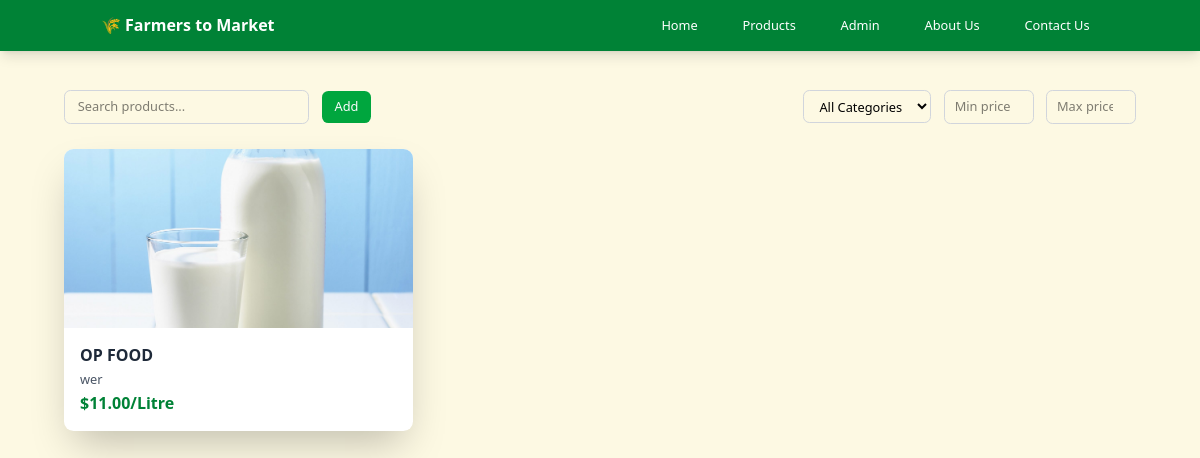
The page /users/profile/my-products (signed in) on the database as committed earlier.
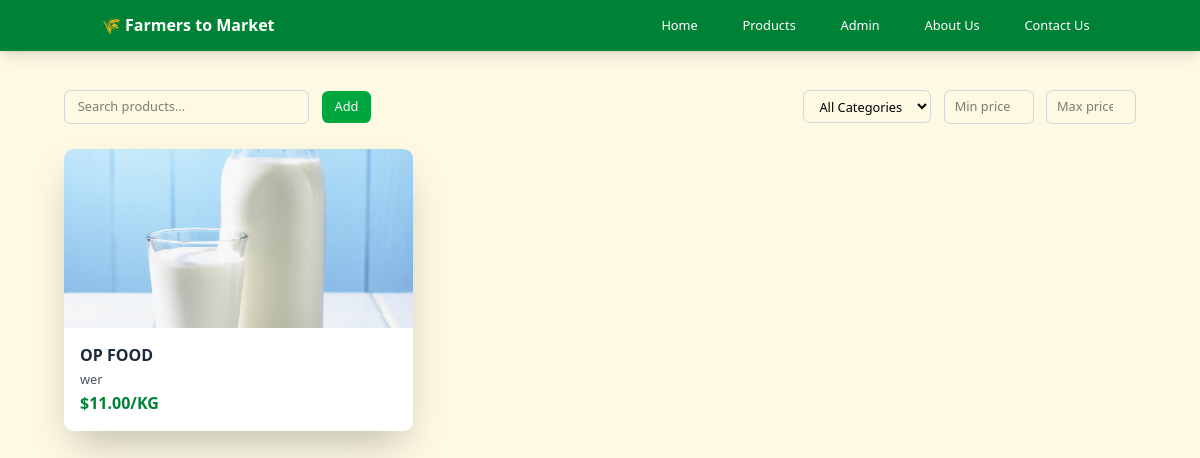
The same page on the database as committed later.
### market/models.py (models this page shows, shortened)
class Product(models.Model):
    farmer = models.ForeignKey('users.Farmer', related_name='products', on_delete=models.CASCADE)
    name = models.CharField(max_length=255)
    category = models.ForeignKey('Category', null=True, on_delete=models.SET_NULL)
    description = models.TextField(max_length=2000, null=True, blank=True)
    image = models.ImageField(upload_to='images/products/')
    organic = models.BooleanField(default=False)
    delivery_available = models.BooleanField(default=False)
    quantity_unit = models.CharField(max_length=50, choices=[('Item','Item'), ('KG','KG'), ('Litre','Litre')], default='Item')
    price = models.DecimalField(max_digits=10, decimal_places=2, verbose_name='Price (Birr per unit)')
    stock = models.FloatField()
    active = models.BooleanField(default=True)
    date_listed = models.DateTimeField(auto_now_add=True)

### users/decorators.py (the view)
    @login_required
    def wrapper(request, *args, **kwargs):
        if request.user.is_authenticated:
             if request.user.has_profile():
                return view_func(request, *args, **kwargs)
        return redirect('login-page')

### authentication/models.py (called while the page is built)
    def has_profile(self):
        return hasattr(self, 'profile')

### home/context_processors.py (called while the page is built)
def site_settings(request):
    return {
        'SITE_NAME': '🌾 Farmers to Market',
        'CONTACT_EMAIL': '',
        'SUPPORT_EMAIL': '',
        'SUPPORT_PHONE': '',
        'ADDRESS': '',
        }

### market/models.py (called while the page is built)
    def __str__(self):
        return self.name

### templates/users/farmer-product-list.html (shortened to what this page needs)
{% load humanize %}
<!DOCTYPE html>
<html lang="en">
<head>
    <link rel="stylesheet" href="/static/css/style.css">
    <link href="https://cdnjs.cloudflare.com/ajax/libs/font-awesome/6.4.0/css/all.min.css" rel="stylesheet">
</head>
<body class="min-h-screen bg-bg-primary">
    <header class="bg-gray-100 mb-4">
        {% include 'navbar.html' %}
    </header>
    <main class="max-w-8xl mx-auto lg:mx-16 px-4 py-8">
        <div class="mb-8 flex flex-col md:flex-row gap-4 items-center justify-between">
            <div class="w-full md:w-96 flex items-center gap-4">
                <input id="search" type="text" placeholder="Search products..." class="w-full px-4 py-2 border border-gray-300 rounded-lg focus:outline-none focus:ring-2 focus:ring-green-500">
                {% if request.user.is_authenticated and request.user.profile %}
                <a href="{% url 'farmer-product-create' %}" class="bg-green-600 text-gray-50 p-4 w-16 h-10 flex items-center justify-center rounded-lg cursor-pointer">
                    Add
                </a>
                {% endif %}
            </div>
            <div class="flex flex-wrap gap-4 items-center">
                <select id="category" class="px-4 py-2 border border-gray-300 rounded-lg focus:outline-none focus:ring-2 focus:ring-green-500">
                    <option value="">All Categories</option>
                </select>
                <input type="number" id="price_min" min="0" placeholder="Min price" class="w-28 px-3 py-2 border border-gray-300 rounded-lg focus:outline-none focus:ring-2 focus:ring-green-500">
                <input type="number" id="price_max" min="0" placeholder="Max price" class="w-28 px-3 py-2 border border-gray-300 rounded-lg focus:outline-none focus:ring-2 focus:ring-green-500">
            </div>
        </div>
        <div class="grid grid-cols-1 sm:grid-cols-2 lg:grid-cols-3 xl:grid-cols-5 gap-4 items-stretch">
            {% for product in products %}
            <div class="bg-white rounded-xl shadow-2xl overflow-hidden hover:shadow-xl transition duration-300">
                <a href="{% url 'farmer-product-detail' product.id %}">
                    <div class="relative">
                        <img src="{{product.image.url}}" alt="Fresh Tomatoes" class="w-full h-56 object-cover">
                    </div>
                    <div class="p-5">
                        <h3 class="text-xl font-semibold text-gray-800 mb-1">{{product.name}}</h3>
                        <p class="text-gray-600 mb-1">{{product.description|truncatechars:50}}</p>
                        <div class="flex flex-col justify-between items-start gap-2 ">
                            <span class="text-xl font-bold text-green-700">${{product.price|intcomma}}/{{product.quantity_unit}}</span>
                        </div>
                    </div>
                </a>
            </div>
            {% endfor %}
        </div>
    </main>
</body>
</html>

Rows that differ between the two databases and show on the page:
changed Product "OP FOOD": quantity_unit "Litre" → "KG"
